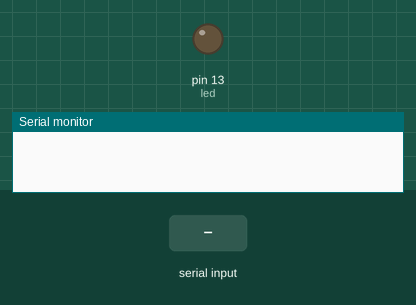
This sketch was run on a simulated Arduino Uno, built with avr-gcc and run on an emulated ATmega328P. Shown: output pins drawn as LEDs (lit = HIGH), the last lines printed to the serial monitor. The inputs (shaded band) are chosen by the test bench.

Above: at 1.2 s.
1.3 s: "1\n" received over Serial
At 1.6 s:
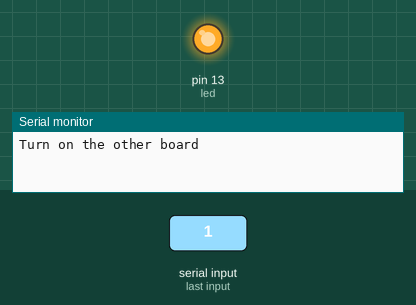
Timing chart, 0 to 4.3 s (numbered marks = the images above; inputs shaded):
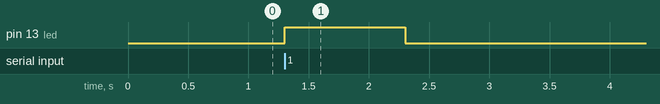

Measured:
- after the input at 1.3 s, pin 13 (led): LOW → HIGH at once, → LOW 1.0 s later

The sketch:

Prueba.ino
```cpp
int led = 13; //Led connected to pin 13
int data = 0;

void setup()
{
  while (!Serial) {
    ; // Wait for serial port to connect. Needed for native USB port only
  }
  Serial.begin(9600);
  pinMode(led, OUTPUT);
}

void loop()
{
  if (Serial.available() > 0) {
    data = Serial.parseInt();
    if(data == 1){
      digitalWrite(led, HIGH);
     Serial.println("Turn on the other board");
    } else {
      digitalWrite(led, LOW);
      Serial.println("Turn off the other board");
    }
  }
}
```
